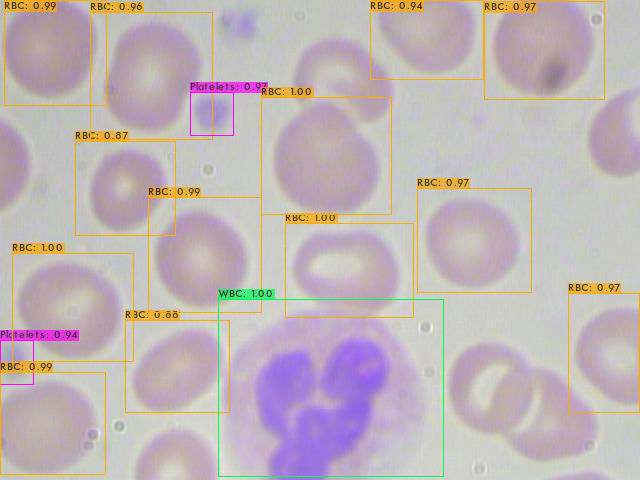
#> input picture predictions_2.jpg, 640 x 480 px, given in place of predictions.jpg, which was not available
$ jupyter execute YOLOV4_TRAIN_BLOOD.ipynb   (shell and % lines are left out)   (text cells are left out)
#> lines starting #> are read from the running program, lines starting #| are printed output that depends on the picture; pictures that were not available may be replaced by others from this repository, and a replacement may not be noted
[cell 1]
# clone darknet repo

[cell 2]
# change makefile to have GPU and OPENCV enabled
%cd darknet

[cell 3]
# verify CUDA

[cell 4]
# make darknet (builds darknet so that you can then use the darknet executable file to run or train object detectors)

[cell 5]
# define helper functions
def imShow(path):
#> called with path = 'predictions.jpg'
  import cv2
  import matplotlib.pyplot as plt
  %matplotlib inline

  image = cv2.imread(path)
#> image is the input picture: shape (480, 640, 3); mean B, G, R 184, 181.8, 193.4
  height, width = image.shape[:2]
#> height = 480; width = 640
  resized_image = cv2.resize(image,(3*width, 3*height), interpolation = cv2.INTER_CUBIC)
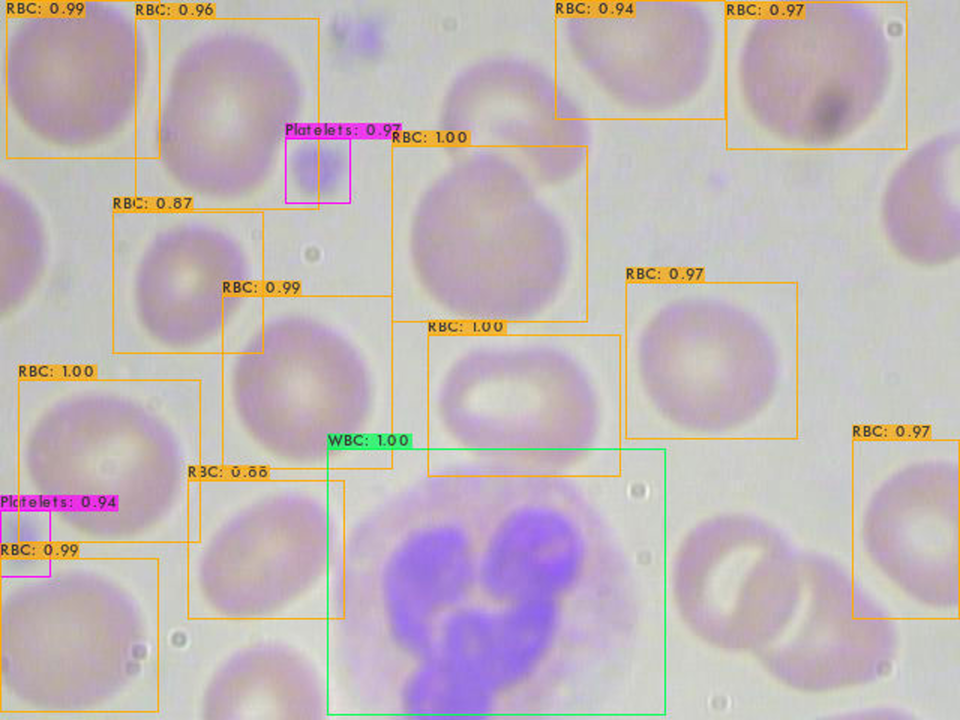
#> resized_image: shape (1440, 1920, 3) (shown at 1/2 size); mean B, G, R 184.1, 181.8, 193.4

  fig = plt.gcf()
  fig.set_size_inches(18, 10)
  plt.axis("off")
  plt.imshow(cv2.cvtColor(resized_image, cv2.COLOR_BGR2RGB))
  plt.show()

# use this to upload files
def upload():
  from google.colab import files
  uploaded = files.upload()
  for name, data in uploaded.items():
    with open(name, 'wb') as f:
      f.write(data)
      print ('saved file', name)

# use this to download a file
def download(path):
  from google.colab import files
  files.download(path)

[cell 6]
# run darknet detection on test images

[cell 7]
# show image using our helper function
imShow('predictions.jpg')

[cell 8]
# upload the custom .cfg back to cloud VM from Google Drive

[cell 9]
# train your custom detector! (uncomment %%capture below if you run into memory issues or your Colab is crashing)
# %%capture

[cell 10]
# kick off training from where it last saved

[cell 11]
# show chart.png of how custom object detector did with training
imShow('chart.png')
#> call 2 of imShow, with path = 'chart.png'
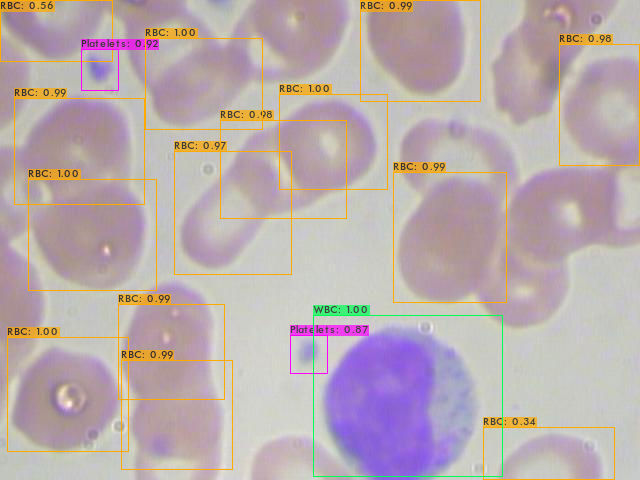
#> input picture predictions_4.jpg, 640 x 480 px, given in place of chart.png, which was not available
#> in imShow, image is the input picture: shape (480, 640, 3); mean B, G, R 174.6, 172.7, 187.1
#> in imShow (call 2), `plt.show()`:
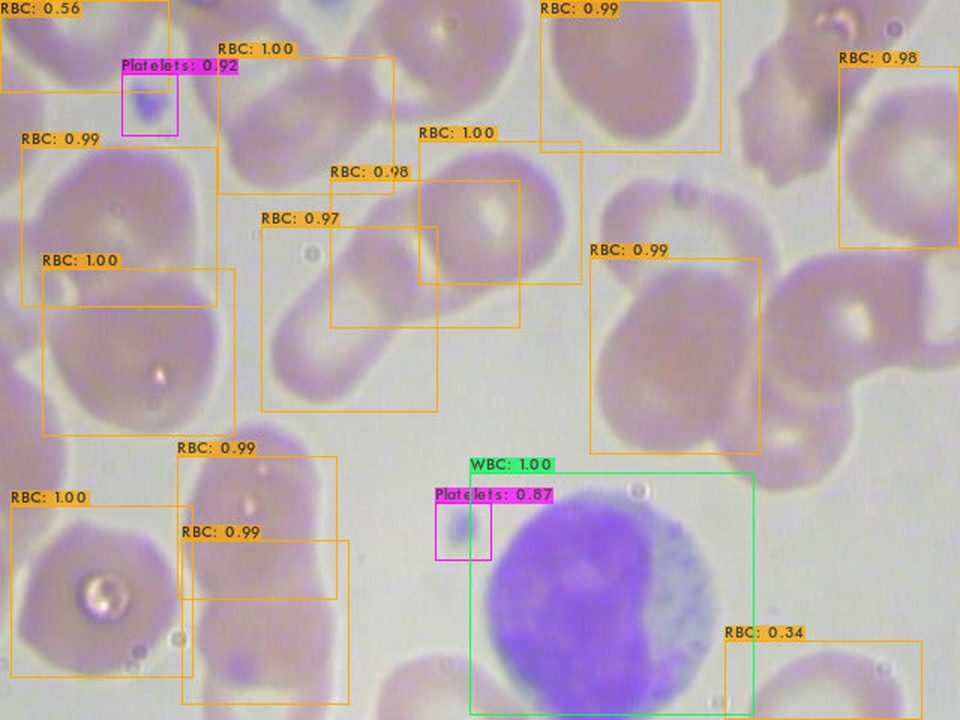
#> shown: shape (1440, 1920, 3) (shown at 1/2 size); mean R, G, B 187.1, 172.7, 174.6

[cell 12]
# need to set our custom cfg to test mode
%cd cfg
%cd ..

[cell 13]
# run your custom detector with this command (upload an image to your google drive to test, thresh flag sets accuracy that detection must be in order to show it)
imShow('predictions.jpg')
